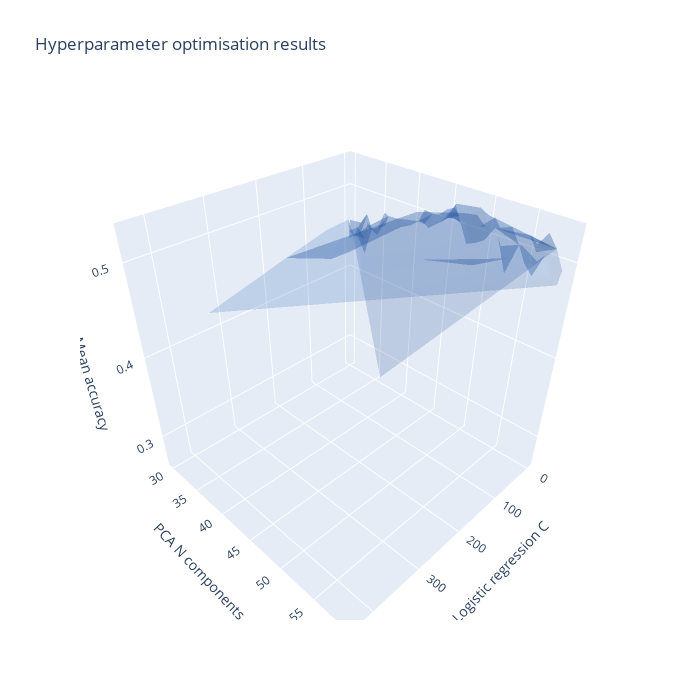

Here is the notebook cell this chart was saved with:
### Markdown cell above
### Plot the results of hyperparameter optimisation

We can plot the results of the randomised search on a 3D mesh, with the two optimised parameters on the X and Y axes and accuracy on the Z axis. This is produced using [plotly](http://plot.ly/).

### Code cell
init_notebook_mode(connected=True)

trace = go.Mesh3d(x=results.param_logisticregression__C,
                  y=results.param_unsupervisedspatialfilter__estimator__n_components,
                  z=results.mean_test_score, 
                  color='#275fb5', opacity=0.20)

layout = go.Layout(
    title='Hyperparameter optimisation results',
    autosize=True,
    width=700,
    height=700,
    scene = dict(
    xaxis = dict(
        title='Logistic regression C'),
    yaxis = dict(
        title='PCA N components'),
    zaxis = dict(
        title='Mean accuracy'),)
)

fig = go.Figure(data=[trace], layout=layout)
iplot(fig)

### Figure 1 — Plotly figure (JSON) as saved in the notebook; plotly's stock layout.template omitted (floating-point values rounded to 4 significant figures)
{"data": [{"color": "#275fb5", "opacity": 0.2, "type": "mesh3d", "x": [5.733, 3.779, 20.1, 0.9666, 1.713, 1.091, 0.5018, 1.705, 6.089, 1.797, 63.77, 0.6236, 2.296, 9.789, 16.98, 2.537, 3.316, 5.54, 15.04, 6.475, 6.969, 4.143, 0.2868, 0.2368, 0.4722, 3.41, 11.68, 6.485, 22.87, 5.756, 18.99, 2.41, 0.381, 27.34, 0.08946, 3.116, 14.98, 1.959, 7.477, 3.355, 7.61, 1.774, 59.22, 183.2, 3.208, 14.52, 2.039, 5.971, 73.93, 2.692, 2.961, 48.77, 9.321, 5.461, 4.657, 46.88, 12.31, 5.048, 5.679, 0.879, 4.438, 8.423, 3.267, 1.626, 13.77, 16.62, 2.637, 0.2569, 0.2401, 135.4, 6.053, 1.29, 9.87, 1.72, 0.4012, 2.275, 0.7419, 5.006, 4.14, 0.01099, 10.65, 3.667, 25.04, 4.205, 3.267, 56.17, 4.276, 2.383, 4.144, 432.6, 3.304, 8.592, 3.966, 55.66, 1.922, 6.503, 0.431, 1.535, 4.443, 10.48], "y": [33, 45, 50, 32, 32, 54, 41, 46, 59, 57, 31, 49, 57, 37, 31, 53, 46, 39, 32, 57, 47, 45, 36, 30, 51, 38, 47, 48, 57, 44, 55, 33, 50, 53, 58, 46, 34, 36, 32, 48, 42, 36, 30, 32, 34, 34, 59, 46, 52, 36, 56, 49, 32, 53, 35, 33, 52, 42, 50, 55, 42, 59, 42, 30, 52, 46, 56, 44, 50, 49, 38, 56, 48, 32, 32, 43, 59, 51, 58, 36, 43, 55, 42, 35, 50, 55, 46, 56, 31, 42, 49, 49, 40, 52, 46, 33, 33, 36, 30, 39], "z": [0.4311, 0.5044, 0.5122, 0.4633, 0.4522, 0.5022, 0.49, 0.5211, 0.4833, 0.5222, 0.43, 0.5244, 0.5011, 0.4867, 0.4544, 0.5167, 0.52, 0.4833, 0.4522, 0.5011, 0.5056, 0.5133, 0.4756, 0.4622, 0.51, 0.4856, 0.5133, 0.4867, 0.5, 0.5056, 0.5078, 0.4767, 0.5011, 0.5033, 0.51, 0.5067, 0.4678, 0.4744, 0.4478, 0.51, 0.4933, 0.4711, 0.4611, 0.4589, 0.4633, 0.4722, 0.4933, 0.5178, 0.4911, 0.4867, 0.4867, 0.5278, 0.4611, 0.4711, 0.4589, 0.4411, 0.5156, 0.5, 0.51, 0.5144, 0.5056, 0.48, 0.49, 0.44, 0.5067, 0.51, 0.4778, 0.4956, 0.52, 0.5, 0.4833, 0.5011, 0.51, 0.4644, 0.4644, 0.5033, 0.4911, 0.5211, 0.5056, 0.2678, 0.49, 0.4878, 0.5067, 0.4667, 0.4956, 0.5033, 0.5067, 0.5089, 0.4467, 0.4956, 0.49, 0.5189, 0.4833, 0.52, 0.5144, 0.4489, 0.4767, 0.4778, 0.4633, 0.48]}], "layout": {"autosize": true, "height": 700, "scene": {"xaxis": {"title": {"text": "Logistic regression C"}}, "yaxis": {"title": {"text": "PCA N components"}}, "zaxis": {"title": {"text": "Mean accuracy"}}}, "title": {"text": "Hyperparameter optimisation results"}, "width": 700}}
